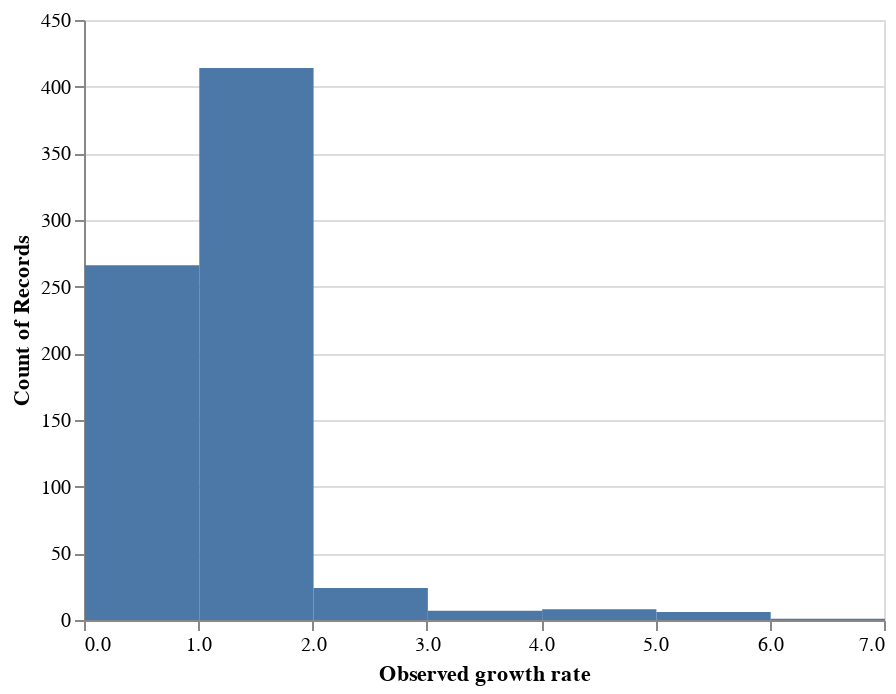

Notebook cell for this chart:
### Code cell
alt.Chart(large_clades).mark_rect().encode(
    x=alt.X("observed_growth_rate:Q", bin=True, title="Observed growth rate"),
    y="count()"
)

### Figure 1 — Vega-Lite specification as saved in the notebook (floating-point values rounded to 4 significant figures; data arrays with more than 128 entries replaced by an {"elided": "..."} marker saying what was removed)
{"$schema": "https://vega.github.io/schema/vega-lite/v3.3.0.json", "config": {"mark": {"tooltip": null}, "view": {"height": 300, "width": 400}}, "data": {"name": "data-485c144eb9033faa7e065c839fce741b"}, "datasets": {"data-485c144eb9033faa7e065c839fce741b": {"elided": "726 records"}}, "encoding": {"x": {"bin": true, "field": "observed_growth_rate", "title": "Observed growth rate", "type": "quantitative"}, "y": {"aggregate": "count", "type": "quantitative"}}, "mark": "rect"}
